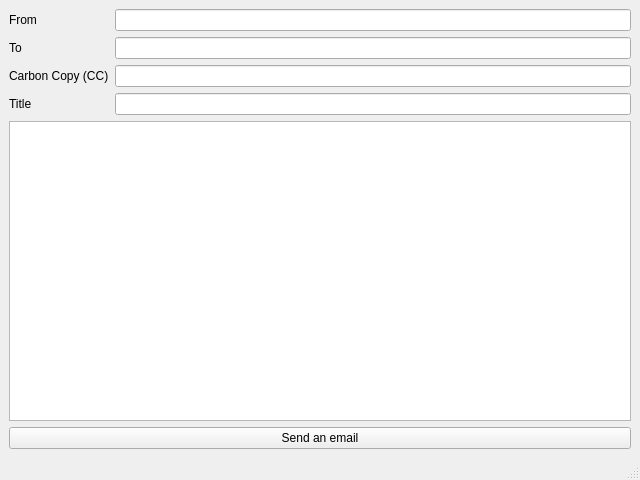
<?xml version="1.0" encoding="UTF-8"?>
<ui version="4.0">
 <class>MainWindow</class>
 <widget class="QMainWindow" name="MainWindow">
  <property name="geometry">
   <rect>
    <x>0</x>
    <y>0</y>
    <width>640</width>
    <height>480</height>
   </rect>
  </property>
  <property name="windowTitle">
   <string>MainWindow</string>
  </property>
  <property name="styleSheet">
   <string notr="true"/>
  </property>
  <widget class="QWidget" name="centralwidget">
   <layout class="QGridLayout" name="gridLayout">
    <item row="4" column="0">
     <widget class="QLabel" name="label">
      <property name="text">
       <string>Title</string>
      </property>
     </widget>
    </item>
    <item row="1" column="1">
     <widget class="QLineEdit" name="lineEdit_4"/>
    </item>
    <item row="1" column="0">
     <widget class="QLabel" name="label_4">
      <property name="text">
       <string>From</string>
      </property>
     </widget>
    </item>
    <item row="3" column="0">
     <widget class="QLabel" name="label_3">
      <property name="text">
       <string>Carbon Copy (CC)</string>
      </property>
     </widget>
    </item>
    <item row="2" column="1">
     <widget class="QLineEdit" name="lineEdit"/>
    </item>
    <item row="3" column="1">
     <widget class="QLineEdit" name="lineEdit_2"/>
    </item>
    <item row="6" column="0" colspan="2">
     <widget class="QPushButton" name="pushButton">
      <property name="styleSheet">
       <string notr="true"/>
      </property>
      <property name="text">
       <string>Send an email</string>
      </property>
     </widget>
    </item>
    <item row="4" column="1">
     <widget class="QLineEdit" name="lineEdit_3"/>
    </item>
    <item row="2" column="0">
     <widget class="QLabel" name="label_2">
      <property name="text">
       <string>To</string>
      </property>
     </widget>
    </item>
    <item row="5" column="0" colspan="2">
     <widget class="QTextEdit" name="textEdit"/>
    </item>
   </layout>
  </widget>
  <widget class="QStatusBar" name="statusbar"/>
 </widget>
 <resources/>
 <connections/>
</ui>
